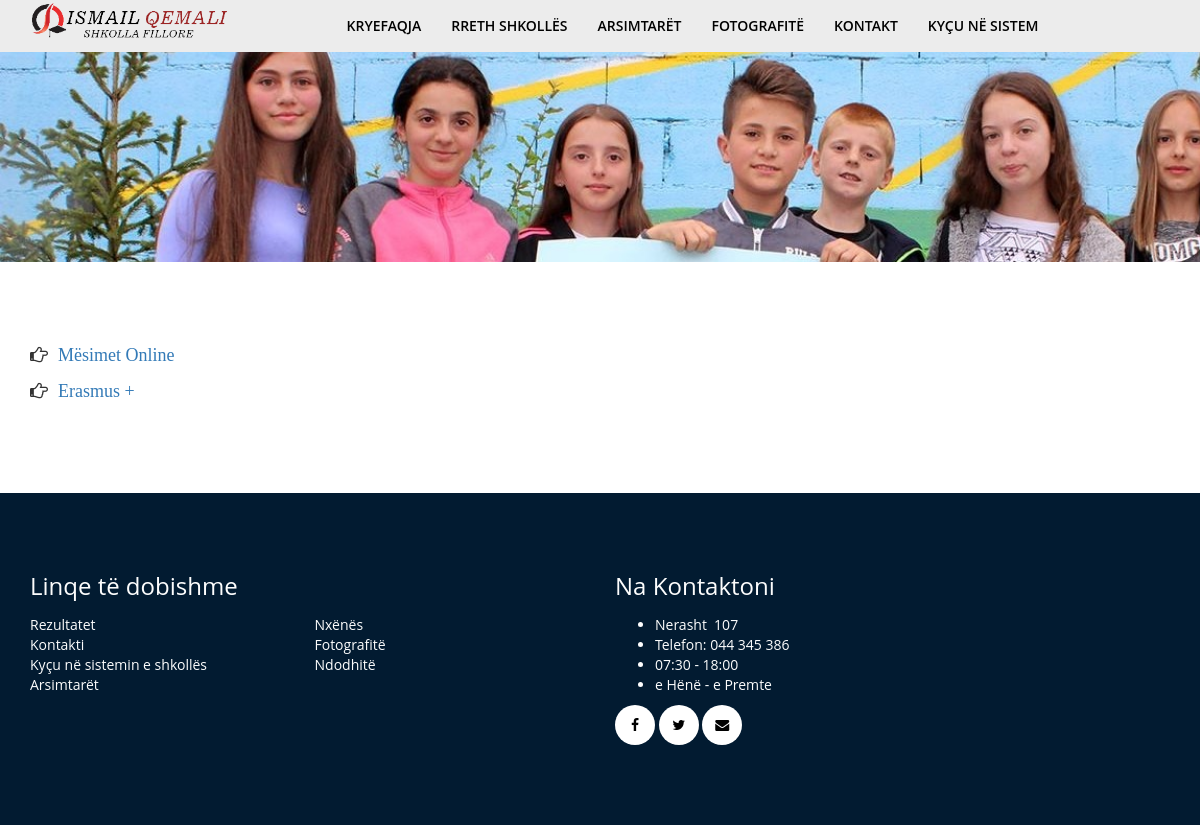
Page /notice.php on the committed database.
### tables this page shows
CREATE TABLE `notice` (
  `id` int(6) NOT NULL,
  `notice_title` varchar(255) NOT NULL,
  `notice_desc` text NOT NULL,
  `notice_date` date NOT NULL
);

CREATE TABLE `page_options` (
  `id` int(11) NOT NULL,
  `school_meta_key` varchar(55) NOT NULL,
  `school_meta_value` text DEFAULT NULL
);

### functions.php (called while the page is built, shortened)
<?php
require_once "includes/db.php";
function get_school_address() {
	global $conn;
	$query = "SELECT * FROM page_options WHERE school_meta_key='school_address'";
	$result = mysqli_query($conn, $query);
	if(mysqli_num_rows($result) > 0) {
		$row = mysqli_fetch_assoc($result);
		$school_addr = $row['school_meta_value'];
	} else {
		$school_addr = 'Dhaka, Bangladesh';
	}
	return $school_addr;
}

### notice.php (the view)
<?php require_once "includes/header.php"; ?>
  <?php require_once "includes/banner.php" ?>
    <div class="about-section section-padding teacher-section">
        <div class="container">
            <div class="row">
                <div class="col-md-12">
                    <?php
                        if(isset($_GET['id'])) {
                            $get_the_id = $_GET['id'];
                            $query = "SELECT * FROM notice WHERE id=$get_the_id";
                            $result = mysqli_query($conn, $query);
                            while($row = mysqli_fetch_assoc($result)) {
                                $notice_title = $row['notice_title'];
                                $notice_desc = $row['notice_desc'];
                                $notice_date = $row['notice_date'];
                                echo "<h3>$notice_title</h3>";
                                echo "<p>Date: <span class='notice-date'>$notice_date</span></p>";
                                echo "<p>$notice_desc</p>";
                            }
                        } else {
                            $query = "SELECT * FROM notice ORDER BY id DESC";
                            $result = mysqli_query($conn, $query);
                            while($row = mysqli_fetch_assoc($result)) {
                                $notice_id = $row['id'];
                                $notice_title = $row['notice_title'];
                                echo "<p class='notice-title-page'><i class='fa fa-hand-o-right'><a href='notice.php?id=$notice_id'>$notice_title</a></i></p>";
                            }
                        }
                    ?>
                </div>
            </div>
        </div>
    </div>
<?php require_once "includes/footer.php"; ?>

### includes/footer.php (shortened to what this page needs)
	<div class="footer-wrapper section-padding theme-bg">
		<div class="container">
			<div class="row">
				<div class="col-md-6">
				<h3 class="footer-header">Linqe të dobishme</h3>
					<ul class="footer-links">
						<li><a href="result.php">Rezultatet</a></li>
						<li><a href="contact.php">Kontakti</a></li>
						<li><a href="login.php">Kyçu në sistemin e shkollës</a></li>
						<li><a href="teachers.php">Arsimtarët</a></li>
						<li><a href="login.php">Nxënës</a></li>
						<li><a href="gallery.php">Fotografitë</a></li>
						<li><a href="event.php">Ndodhitë</a></li>
					</ul>
				</div>
				<div class="col-md-6">
					<h3 class="footer-header">Na Kontaktoni</h3>
					<?php echo get_school_address(); ?>
					<ul class="social-profiles">
						<li><a href="https://www.facebook.com/shfismailqemali.edu.mk/" target="_blank"><i class="fa fa-facebook"></i></a></li>
						<li><a href="https://twitter.com" target="_blank"><i class="fa fa-twitter"></i></a></li>
						<li><a href="mailto:ismail_qemali@hotmail.com"><i class="fa fa-envelope"></i></a></li>
					</ul>
				</div>
			</div>
		</div>
	</div>
</body>
</html>

### style.css (style rules this page uses)
h1, h2, h3, h4, h5, h6 { margin: 0 0 15px; font-weight: 700px; }
body { font-family: 'Open Sans', sans-serif; }
.section-padding { padding: 80px 0; }
.theme-bg { background: #021b31; }
.theme-bg a, .theme-bg h1, .theme-bg h2, .theme-bg h3, .theme-bg h4, .theme-bg p, .theme-bg { color: rgb(253, 253, 253); }
ul.footer-links { columns: 2; list-style-type: none; margin: 0; padding: 0; }
ul.social-profiles { margin: 0; padding: 0; list-style-type: none; }
ul.social-profiles li { display: inline-block; }
ul.social-profiles li a { display: block; color: #000; background: #fff; border-radius: 50%; height: 40px; width: 40px; text-align: center; line-height: 40px; }
.notice-title-page a { margin-left: 10px; }
p.notice-title-page { font-size: 18px; }

### rows in the picture
notice: notice_title "Mësimet Online"
notice: notice_title "Erasmus +"
page_options: school_meta_value "Nerasht 107 Telefon: 044 345 386 07:30 - 18:00 e Hënë - e Premte"
